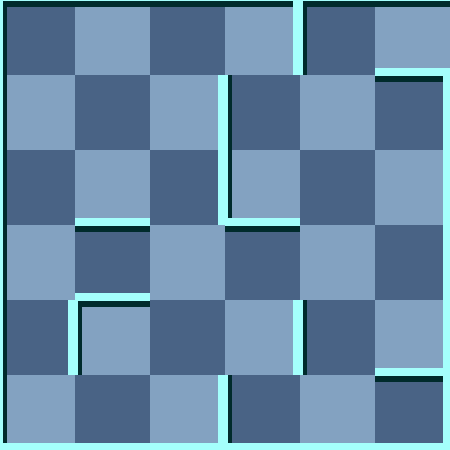

Rendered tile map (Tiled .tmx) drawn with the repository's tilesets; below, a short description and the map source with its tile grids summarised:
An orthogonal 6x6 tile map with 75x75 px tiles, 2 tile layers (background, 块层 1) and 3 objects (Exit, Player, RedMummy).

<map version="1.0" orientation="orthogonal" width="6" height="6" tilewidth="75" tileheight="75">
 <tileset firstgid="1" name="wall" tilewidth="75" tileheight="75">
  <image source="gfx/wall.png" width="300" height="375" />
  <tile id="0">
   <properties>
    <property name="ValOfWall" value="0" />
   </properties>
  </tile>
  <tile id="1">
   <properties>
    <property name="ValOfWall" value="1" />
   </properties>
  </tile>
  <tile id="2">
   <properties>
    <property name="ValOfWall" value="2" />
   </properties>
  </tile>
  <tile id="3">
   <properties>
    <property name="ValOfWall" value="3" />
   </properties>
  </tile>
  <tile id="4">
   <properties>
    <property name="ValOfWall" value="4" />
   </properties>
  </tile>
  <tile id="5">
   <properties>
    <property name="ValOfWall" value="5" />
   </properties>
  </tile>
  <tile id="6">
   <properties>
    <property name="ValOfWall" value="6" />
   </properties>
  </tile>
  <tile id="7">
   <properties>
    <property name="ValOfWall" value="7" />
   </properties>
  </tile>
  <tile id="8">
   <properties>
    <property name="ValOfWall" value="8" />
   </properties>
  </tile>
  <tile id="9">
   <properties>
    <property name="ValOfWall" value="9" />
   </properties>
  </tile>
  <tile id="10">
   <properties>
    <property name="ValOfWall" value="10" />
   </properties>
  </tile>
  <tile id="11">
   <properties>
    <property name="ValOfWall" value="11" />
   </properties>
  </tile>
  <tile id="12">
   <properties>
    <property name="ValOfWall" value="12" />
   </properties>
  </tile>
  <tile id="13">
   <properties>
    <property name="ValOfWall" value="13" />
   </properties>
  </tile>
  <tile id="14">
   <properties>
    <property name="ValOfWall" value="14" />
   </properties>
  </tile>
  <tile id="15">
   <properties>
    <property name="ValOfWall" value="15" />
   </properties>
  </tile>
  <tile id="18">
   <properties>
    <property name="ValOfWall" value="-1" />
   </properties>
  </tile>
 </tileset>
 <layer name="background" width="6" height="6">
  <data>[36 cells, 36 non-empty, 2 distinct tile ids]</data>
 </layer>
 <layer name="块层 1" width="6" height="6">
  <data>[36 cells, 36 non-empty, 12 distinct tile ids]</data>
 </layer>
 <objectgroup name="对象层 1" width="6" height="6">
  <object name="Exit" x="450" y="0" />
  <object name="Player" x="300" y="150">
   <properties>
    <property name="value" value="1" />
   </properties>
  </object>
  <object name="RedMummy" x="300" y="375">
   <properties>
    <property name="value" value="21" />
   </properties>
  </object>
 </objectgroup>
</map>
